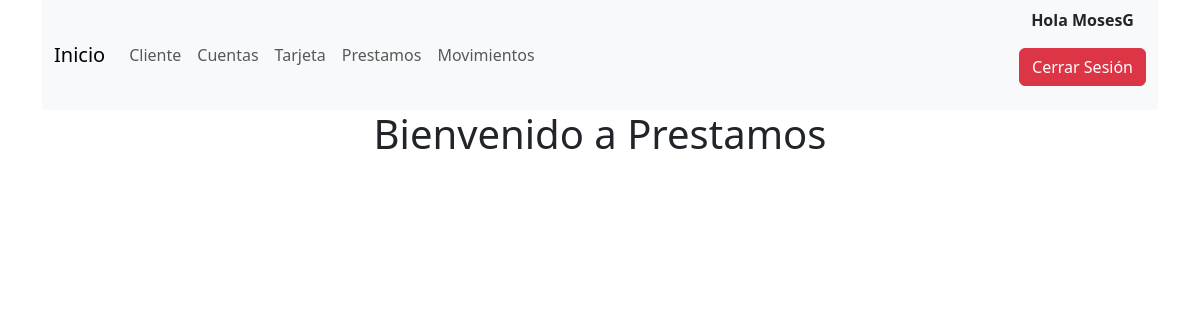
The page /prestamos/ (signed in) on the database as committed earlier.
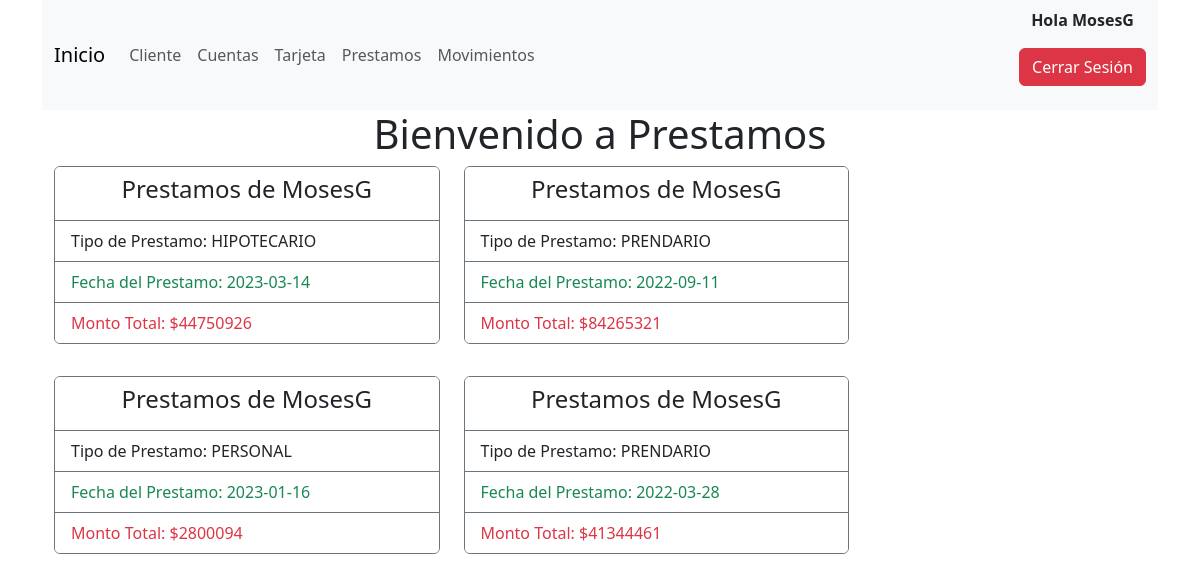
The same page on the database as committed later.
### Login/models.py (models this page shows)
class CustomUser(AbstractUser):
    customer_DNI_id = models.CharField(null=True, blank=True, max_length=10)

### Prestamos/models.py (models this page shows)
class Prestamo(models.Model):
    loan_id = models.AutoField(primary_key=True)
    loan_type = models.TextField()
    loan_date = models.TextField()
    loan_total = models.IntegerField()
    customer = models.ForeignKey("Clientes.cliente", on_delete=models.CASCADE)
    class Meta:
        managed = False
        db_table = 'prestamo'

### Prestamos/views.py (the view)
# urls.py: path('prestamos/',Prestamos,name = 'Prestamos'),
@login_required
def Prestamos(request):
    prestamos = Prestamo.objects.all()
    cliente = Cliente
    return render(request,'prestamos.html',{'prestamos':prestamos,'cliente':cliente})

### Prestamos/templates/prestamos.html (shortened to what this page needs)
{% extends 'home.html'%}
{% block h1%}Prestamos{% endblock %}
{% block content%}
<main class="container pt-2">
    <article class=" row row-cols-1 row-cols-md-2 g-4  col-9 listado pt-2">
        {% if user.cliente.customer_name == user.first_name %}
        {%for prestamos in prestamos%}
        {% if prestamos.customer_id == user.cliente.customer_id %}
        <section class="col-5 mt-2 mb-4">
            <section class="card border-secondary ">
            <ul class="list-group list-group-flush" >
                <li class="list-group-item border-secondary text-center"><h4>Prestamos de {{user.username}} </h4></li>
                <li class="list-group-item border-secondary text-dark">Tipo de Prestamo: {{prestamos.loan_type}}</li>
                <li class="list-group-item border-secondary text-success">Fecha del Prestamo: {{prestamos.loan_date}}</li>
                <li class="list-group-item border-secondary text-danger ">Monto Total: ${{prestamos.loan_total}}</li>
            </ul>
        </section>
    </section>
            {% endif %}
        {% endfor %}
        {% else %}
                        <li class="list-group-item border-secondary text-danger">El Usuario <strong>{{user.username}}</strong> No tiene Trajetas registradas</li>
                    {% endif %}
    </article>
</main>
{%endblock%}

### Login/templates/home.html (shortened to what this page needs)
<!DOCTYPE html>
<html lang="es">
<head>
    <link href="https://cdn.jsdelivr.net/npm/bootstrap@5.3.2/dist/css/bootstrap.min.css" rel="stylesheet"
>
</head>
<body>
    <main class="container">
        <nav class="navbar navbar-expand-lg bg-body-tertiary">
            <div class="container-fluid">
                <a class="navbar-brand" href="{% url 'home' %}">Inicio</a>
                <div class="collapse navbar-collapse" id="navbarNav">
                    <ul class="navbar-nav">
                        <li class="nav-item">
                            <a class="nav-link" aria-current="page" href="{% url 'Cliente' %}">Cliente</a>
                        </li>
                        <li class="nav-item ">
                            <a class="nav-link" href="{% url 'Cuentas' %}">Cuentas</a>
                        </li>
                        <li class="nav-item">
                            <a class="nav-link" href="{% url 'tarjetas' %}">Tarjeta</a>
                        </li>
                        <li class="nav-item ">
                            <a class="nav-link" href="{% url 'Prestamos' %}">Prestamos</a>
                        </li>
                        <li class="nav-item ">
                            <a class="nav-link" href="{% url 'Movimientos' %}">Movimientos</a>
                        </li>
                    </ul>
                </div>
        <ul class="justify-content-end ">
        {% if user.is_authenticated %}
        <p class="text-center"><b> Hola {{user.username }}</b></p>
            <a class="btn btn-danger" role="button" href="{% url 'logout' %}">Cerrar Sesión</a>
            {% else %}
            <a class="btn btn-primary " role="button"  href="{% url 'login' %}">Iniciar Sesión</a>
            <a class="btn btn-secondary" role="button" href="{% url 'register'%}">Registrar</a>
            {% endif %}
        </ul>
    </div>
    </nav>
    {% if user.is_authenticated %}
    <h1 class="text-center">Bienvenido a {% block h1%}HomeBanking{% endblock %}</h1>
    {% endif %}
        {% block content%}
        {%endblock%}
</body>
</html>

Rows that differ between the two databases and show on the page:
now on this page (row edited): Prestamo: {{ user.username }} "MosesG", loan_type "HIPOTECARIO", loan_date "2023-03-14", loan_total "44750926"
now on this page (row edited): Prestamo: {{ user.username }} "MosesG", loan_type "PRENDARIO", loan_date "2022-09-11", loan_total "84265321"
now on this page (row edited): Prestamo: {{ user.username }} "MosesG", loan_type "PERSONAL", loan_date "2023-01-16", loan_total "2800094"
now on this page (row edited): Prestamo: {{ user.username }} "MosesG", loan_type "PRENDARIO", loan_date "2022-03-28", loan_total "41344461"
